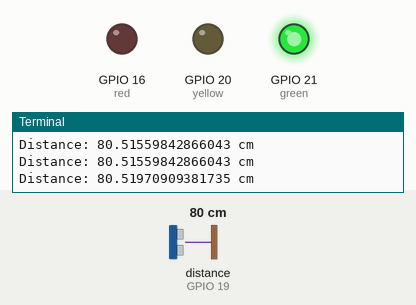
Simulated run of this program. Board: Raspberry Pi (BCM pin numbers). Parts: output pins drawn as LEDs (lit = HIGH), the last lines printed to the terminal. The test bench sets the inputs (shaded band); at power-on: distance to the obstacle (sensor on GPIO 19) 80 cm. The echo pulse lasts 58.3 µs per cm; the clock reads 2024-03-15 10:24:30 at power-on unless the program sets it; pins used as bus, display or sensor lines are not drawn.

Above: at 1.2 s.
1.3 s: distance to the obstacle (sensor on GPIO 19) set to 26 cm
2.8 s: distance to the obstacle (sensor on GPIO 19) set to 23 cm
At 4.0 s:
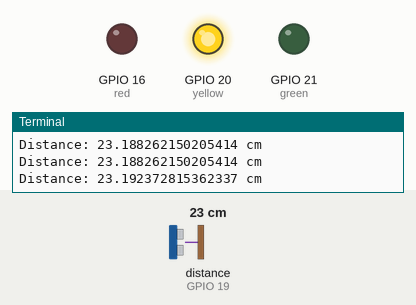
4.3 s: distance to the obstacle (sensor on GPIO 19) set to 11 cm
5.8 s: distance to the obstacle (sensor on GPIO 19) set to 8 cm
At 7.0 s:
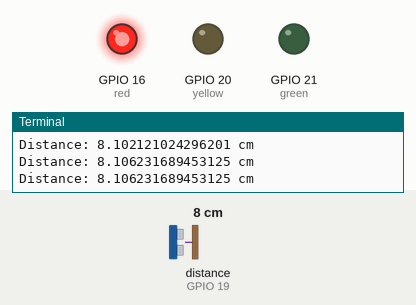
7.3 s: distance to the obstacle (sensor on GPIO 19) set to 120 cm
At 8.1 s:
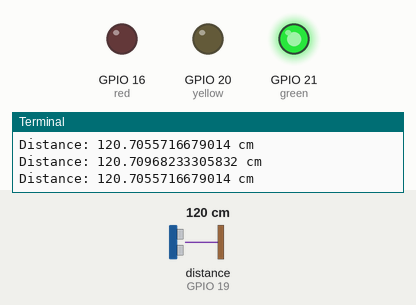
8.8 s: distance to the obstacle (sensor on GPIO 19) set to 2 cm
At 9.2 s:
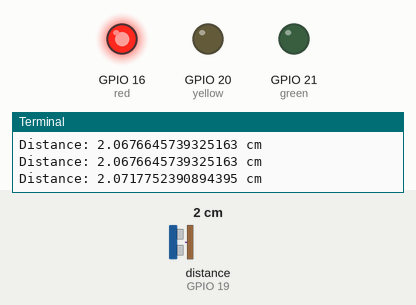
Timing chart, 0 to 11.3 s (numbered marks = the images above; inputs shaded):
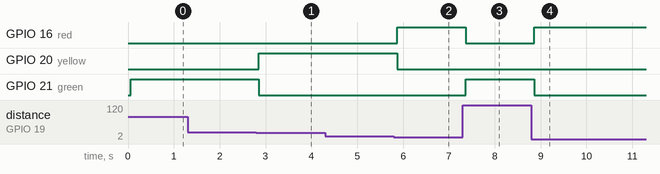

Measured:
- the behaviour switches between 25 and 24 cm on distance to the obstacle (sensor on GPIO 19) (found by bisection; images 0 and 1)
- the behaviour switches between 10 and 9 cm on distance to the obstacle (sensor on GPIO 19) (found by bisection; images 1 and 2)
- after the input at 2.8 s, GPIO 20 (yellow): LOW → HIGH after 0.06 s; GPIO 21 (green): HIGH → LOW after 0.06 s
- after the input at 5.8 s, GPIO 16 (red): LOW → HIGH after 0.07 s; GPIO 20 (yellow): HIGH → LOW after 0.07 s
- after the input at 7.3 s, GPIO 16 (red): HIGH → LOW after 0.07 s; GPIO 21 (green): LOW → HIGH after 0.07 s
- after the input at 8.8 s, GPIO 16 (red): LOW → HIGH after 0.07 s; GPIO 21 (green): HIGH → LOW after 0.07 s

The program:

distanceled.py
```python
import RPi.GPIO as GPIO
import time

GPIO.setwarnings(False)
GPIO.cleanup()
GPIO.setmode(GPIO.BCM)

trig = 26
echo = 19

green = 21
yellow = 20
red = 16

dist_gy = 25
dist_yr = 10

GPIO.setup(trig, GPIO.OUT)
GPIO.setup(echo, GPIO.IN)
GPIO.setup(green, GPIO.OUT)
GPIO.setup(yellow, GPIO.OUT)
GPIO.setup(red, GPIO.OUT)


def green_light():
    GPIO.output(green, GPIO.HIGH)
    GPIO.output(yellow, GPIO.LOW)
    GPIO.output(red, GPIO.LOW)

def yellow_light():
    GPIO.output(green, GPIO.LOW)
    GPIO.output(yellow, GPIO.HIGH)
    GPIO.output(red, GPIO.LOW)

def red_light():
    GPIO.output(green, GPIO.LOW)
    GPIO.output(yellow, GPIO.LOW)
    GPIO.output(red, GPIO.HIGH)

def get_distance():

    GPIO.output(trig,True)
    time.sleep(0.0001)
    GPIO.output(trig, False)

    while GPIO.input(echo) == False:
        start = time.time()

    while GPIO.input(echo) == True:
        end = time.time()

    sig_time = end - start

    #cm
    distance = sig_time / 0.000058

    print("Distance: {} cm".format(distance))
    return distance

while True:
    distance = get_distance()
    time.sleep(0.05)

    if distance >= dist_gy:
        green_light()
    elif dist_gy > distance > dist_yr:
        yellow_light()
    elif dist_yr > distance:
        red_light()
```
